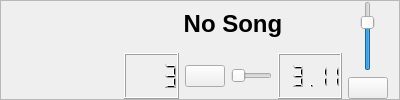
<?xml version="1.0" encoding="UTF-8"?>
<ui version="4.0">
 <class>AudioPlayer</class>
 <widget class="QFrame" name="AudioPlayer">
  <property name="geometry">
   <rect>
    <x>0</x>
    <y>0</y>
    <width>400</width>
    <height>100</height>
   </rect>
  </property>
  <property name="windowTitle">
   <string>Frame</string>
  </property>
  <property name="windowOpacity">
   <double>0.500000000000000</double>
  </property>
  <property name="frameShape">
   <enum>QFrame::StyledPanel</enum>
  </property>
  <property name="frameShadow">
   <enum>QFrame::Raised</enum>
  </property>
  <layout class="QHBoxLayout" name="horizontalLayout_2">
   <property name="topMargin">
    <number>0</number>
   </property>
   <property name="bottomMargin">
    <number>0</number>
   </property>
   <item>
    <layout class="QVBoxLayout" name="verticalLayout_3">
     <property name="rightMargin">
      <number>10</number>
     </property>
     <item>
      <widget class="QLabel" name="cover">
       <property name="minimumSize">
        <size>
         <width>96</width>
         <height>96</height>
        </size>
       </property>
       <property name="maximumSize">
        <size>
         <width>96</width>
         <height>96</height>
        </size>
       </property>
       <property name="pixmap">
        <pixmap resource="ultraedit.qrc">:/images/nocover.png</pixmap>
       </property>
       <property name="scaledContents">
        <bool>true</bool>
       </property>
      </widget>
     </item>
    </layout>
   </item>
   <item>
    <layout class="QVBoxLayout" name="verticalLayout">
     <item>
      <widget class="QLabel" name="playerTitle">
       <property name="text">
        <string>&lt;html&gt;&lt;head/&gt;&lt;body&gt;&lt;p align=&quot;center&quot;&gt;&lt;span style=&quot; font-size:xx-large; font-weight:600;&quot;&gt;No Song&lt;/span&gt;&lt;/p&gt;&lt;/body&gt;&lt;/html&gt;</string>
       </property>
      </widget>
     </item>
     <item>
      <layout class="QHBoxLayout" name="horizontalLayout">
       <item>
        <widget class="QLCDNumber" name="songTimePassed">
         <property name="digitCount">
          <number>4</number>
         </property>
         <property name="value" stdset="0">
          <double>3.000000000000000</double>
         </property>
        </widget>
       </item>
       <item>
        <widget class="QPushButton" name="songPause">
         <property name="text">
          <string/>
         </property>
         <property name="icon">
          <iconset theme="media-playback-start"/>
         </property>
        </widget>
       </item>
       <item>
        <widget class="QSlider" name="songPos">
         <property name="maximum">
          <number>10000</number>
         </property>
         <property name="singleStep">
          <number>1000</number>
         </property>
         <property name="pageStep">
          <number>30000</number>
         </property>
         <property name="orientation">
          <enum>Qt::Horizontal</enum>
         </property>
        </widget>
       </item>
       <item>
        <widget class="QLCDNumber" name="songTimeRemaining">
         <property name="value" stdset="0">
          <double>3.110000000000000</double>
         </property>
        </widget>
       </item>
      </layout>
     </item>
    </layout>
   </item>
   <item>
    <layout class="QVBoxLayout" name="verticalLayout_2">
     <item>
      <widget class="QSlider" name="volume">
       <property name="sizePolicy">
        <sizepolicy hsizetype="Preferred" vsizetype="Expanding">
         <horstretch>0</horstretch>
         <verstretch>0</verstretch>
        </sizepolicy>
       </property>
       <property name="maximum">
        <number>100</number>
       </property>
       <property name="value">
        <number>75</number>
       </property>
       <property name="orientation">
        <enum>Qt::Vertical</enum>
       </property>
      </widget>
     </item>
     <item>
      <widget class="QPushButton" name="mute">
       <property name="text">
        <string/>
       </property>
       <property name="icon">
        <iconset theme="audio-volume-high"/>
       </property>
       <property name="checkable">
        <bool>true</bool>
       </property>
       <property name="checked">
        <bool>false</bool>
       </property>
      </widget>
     </item>
    </layout>
   </item>
  </layout>
 </widget>
 <resources>
  <include location="ultraedit.qrc"/>
 </resources>
 <connections/>
</ui>
